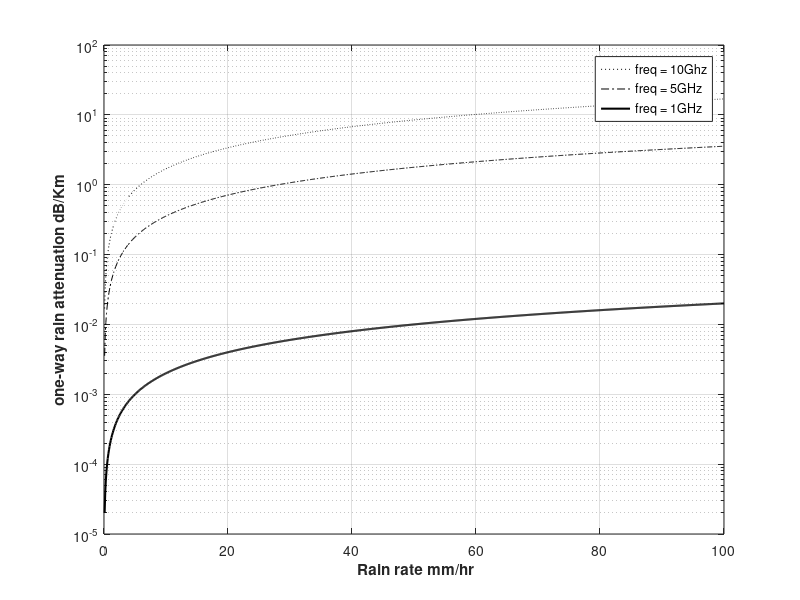

This chart was generated by the following MATLAB code:
% geerates Fig 8.36 of text
clc
clear all
close all
format long
alpha = 0.0002;
beta = 2.25;
freq = [1 10 20];
f = freq.^beta;
r = linspace(0,100,1000); % rai fall rate i mm/hr
Att1 = (alpha * f(1) .* r);
Att2 = (alpha * f(2) .* r);
Att3 = (alpha * f(3) .* r);
figure(1)
semilogy(r,Att3, 'k:',r,Att2,'k-.',r,Att1,'k','linewidth',1.5)
xlabel('\bf Rain rate mm/hr')
ylabel('\bfone-way rain attenuation dB/Km')
grid on
legend('freq = 10Ghz','freq = 5GHz','freq = 1GHz')
close all
format long
alpha = 0.0002;
beta = 2.25;
freq = [1 10 20];
f = freq.^beta;
r = linspace(0,100,1000); % rai fall rate i mm/hr
Att1 = (alpha * f(1) .* r);
Att2 = (alpha * f(2) .* r);
Att3 = (alpha * f(3) .* r);
figure(1)
semilogy(r,Att3, 'k:',r,Att2,'k-.',r,Att1,'k','linewidth',1.5)
xlabel('\bf Rain rate mm/hr')
ylabel('\bfone-way rain attenuation dB/Km')
grid on
legend('freq = 10Ghz','freq = 5GHz','freq = 1GHz')